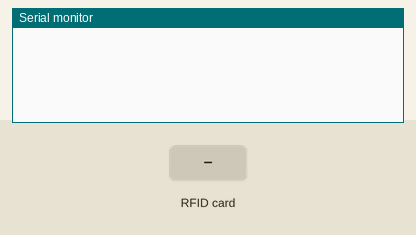
Recording of a sketch running on a simulated Arduino Uno, built with avr-gcc and run on an emulated ATmega328P. Shown: the last lines printed to the serial monitor. The test bench sets the inputs (shaded band).

Above: at 1.2 s.
1.3 s: RFID card C0 04 A3 83 held to the reader
At 2.0 s:
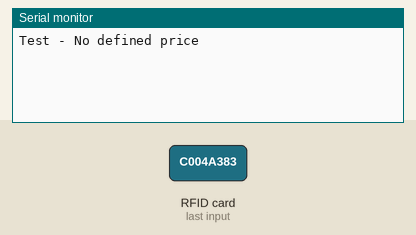
2.8 s: RFID card 26 68 4B 12 held to the reader
At 3.4 s:
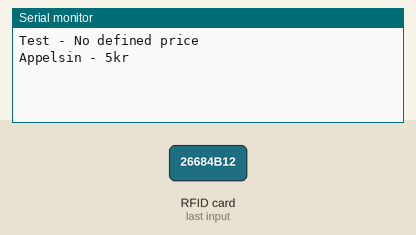
4.3 s: RFID card 7F EB 4C 29 held to the reader
At 4.8 s:
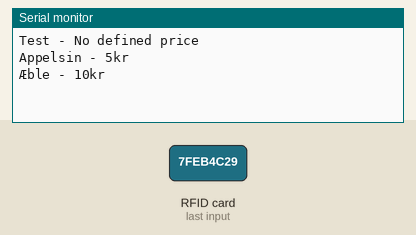

Measured:
- after the input at 1.3 s, the serial monitor: prints a new line at once (image 1)
- after the input at 2.8 s, the serial monitor: prints a new line at once (image 2)
- after the input at 4.3 s, the serial monitor: prints a new line at once (image 3)

The sketch:

itemscanner.ino
```cpp
#include "SPI.h"
#include "MFRC522.h"

#define SS_PIN 10
#define RST_PIN 9
#define SP_PIN 8

MFRC522 rfid(SS_PIN, RST_PIN);

MFRC522::MIFARE_Key key;

String items[12][3] = {
  "C0:04:A3:83",    "Test",
                    "",

  "26:68:4B:12",    "Appelsin",
                    "5kr",

  "7F:EB:4C:29",    "Æble",
                    "10kr",

  "4F:6A:D1:29",    "Pære",
                    "12,5kr",

  "3F:C8:CE:29",    "Agurk",
                    "5kr",

  "4F:0E:B2:29",    "Ananas",
                    "20kr",

  "3F:B3:F2:29",    "Mælk",
                    "21kr",

  "4F:14:FC:29",    "Øko mælk",
                    "40kr",

  "4F:13:C9:29",    "",
                    "",

  "4F:07:B3:29",    "",
                    "",

  "3F:9C:43:29",    "",
                    "",

  "3F:F3:B2:29",    "",
                    ""
};

void setup() {
  Serial.begin(9600);
  SPI.begin();
  rfid.PCD_Init();
}

void loop() {
  if (!rfid.PICC_IsNewCardPresent() || !rfid.PICC_ReadCardSerial())
    return;

  MFRC522::PICC_Type piccType = rfid.PICC_GetType(rfid.uid.sak);

  if (piccType != MFRC522::PICC_TYPE_MIFARE_MINI &&
    piccType != MFRC522::PICC_TYPE_MIFARE_1K &&
    piccType != MFRC522::PICC_TYPE_MIFARE_4K) {
    Serial.println(F("Error: Not the right type"));
    return;
  }

  String tagID = "";
  for (byte i = 0; i < 4; i++) {
    tagID +=
    (rfid.uid.uidByte[i] < 0x10 ? "0" : "") +
    String(rfid.uid.uidByte[i], HEX) +
    (i!=3 ? ":" : "");
  }
  tagID.toUpperCase();
  for(int i = 0; i < 12; i++) {
    if(tagID.equals(items[i][0])) {
      String itmName = "";
      String itmPrice = "";
      if(items[i][1].equals("")) {
        itmName = "Unknown item";
      } else {
        itmName = items[i][1];
      }
      if(items[i][2].equals("")) {
        itmPrice = "No defined price";
      } else {
        itmPrice = items[i][2];
      }
      Serial.println(itmName + " - " + itmPrice);
    }
  }

  rfid.PICC_HaltA();
  rfid.PCD_StopCrypto1();
}
```
